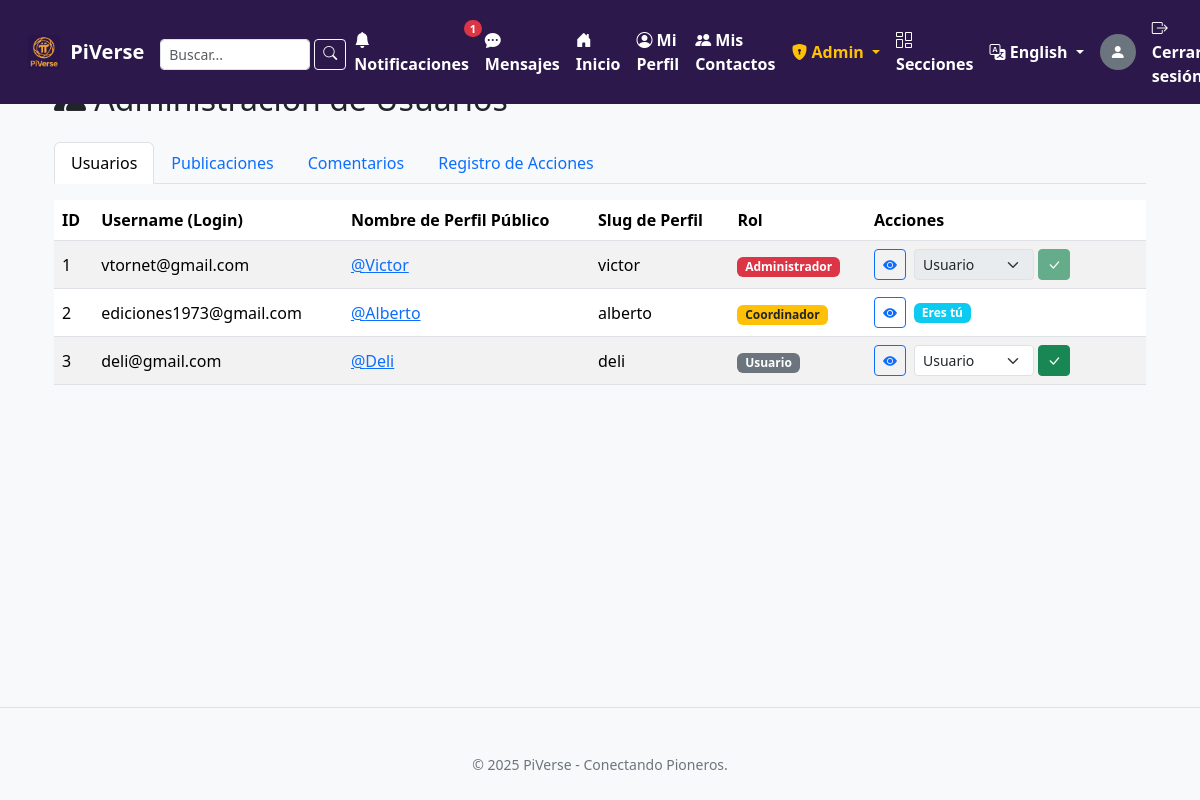
The app's page /admin/users (signed in), older data.
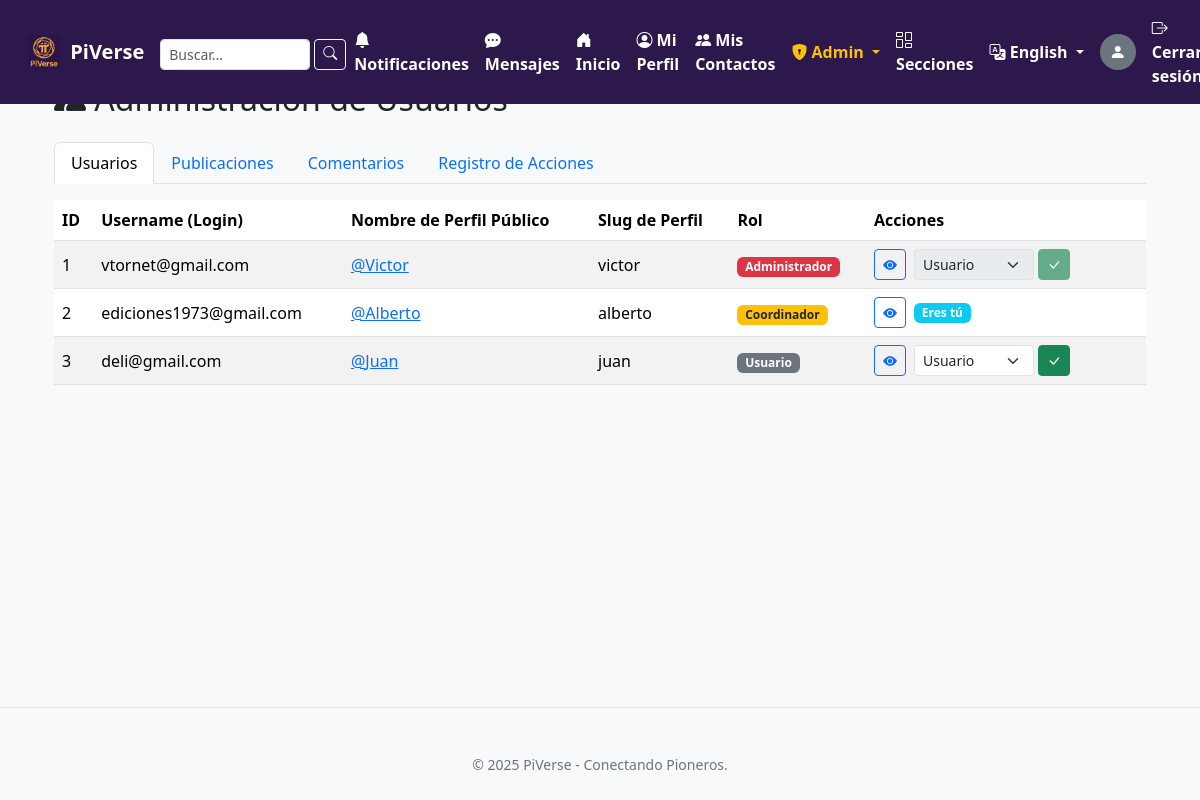
The same page, newer data.
### tables this page shows
CREATE TABLE profiles (
                id INTEGER PRIMARY KEY AUTOINCREMENT,
                user_id INTEGER UNIQUE NOT NULL,
                username TEXT UNIQUE, 
                bio TEXT,
                photo TEXT,
                slug TEXT UNIQUE, 
                FOREIGN KEY (user_id) REFERENCES users(id) ON DELETE CASCADE 
            );

CREATE TABLE users (
                id INTEGER PRIMARY KEY AUTOINCREMENT,
                username TEXT UNIQUE NOT NULL,
                password TEXT NOT NULL
            , is_admin_old INTEGER DEFAULT 0, role TEXT NOT NULL DEFAULT 'user', is_admin INTEGER DEFAULT 0);

### app.py (the view)
@app.route('/admin/users')
@coordinator_or_admin_required  # <--- CAMBIO DE DECORADOR
def admin_users_list():
    users_list = []
    with sqlite3.connect('users.db') as conn:
        conn.row_factory = sqlite3.Row
        c = conn.cursor()
        c.execute("SELECT role FROM users WHERE id = ?", (session['user_id'],))
        current_user_role = c.fetchone()['role']
        c.execute('''
            SELECT u.id, u.username AS login_username, u.role,
                   p.username AS profile_display_name, p.slug
            FROM users u
            LEFT JOIN profiles p ON u.id = p.user_id
            ORDER BY u.id ASC
        ''')
        users_list = c.fetchall()
    return render_template('admin/users_list.html', users_list=users_list, current_user_role=current_user_role)

### app.py (called while the page is built)
def select_current_locale():
    user_lang = session.get('language')
    if user_lang and user_lang in app.config['LANGUAGES'].keys():
        return user_lang
    if request:
        return request.accept_languages.best_match(app.config['LANGUAGES'].keys())
    return app.config['BABEL_DEFAULT_LOCALE']

def get_blocked_and_blocking_ids(user_id, c):
    excluded_ids = set()
    if not user_id:
        return excluded_ids
    c.execute("SELECT blocked_user_id FROM blocked_users WHERE blocker_user_id = ?", (user_id,))
    blocked_by_me = {row[0] for row in c.fetchall()}
    c.execute("SELECT blocker_user_id FROM blocked_users WHERE blocked_user_id = ?", (user_id,))
    blocked_me = {row[0] for row in c.fetchall()}
    excluded_ids.update(blocked_by_me)
    excluded_ids.update(blocked_me)
    return excluded_ids

### templates/admin/users_list.html (shortened to what the changed rows need)
{% extends "base.html" %}
{% block content %}
<div class="container mt-4">
    <div class="row mb-3">
        <div class="col">
            <h2> {{ _('Administración de Usuarios') }}</h2>
        </div>
    </div>
    {% if users_list %}
    <div class="table-responsive">
        <table class="table table-striped table-hover align-middle">
            <thead>
                <tr>
                    <th scope="col">ID</th>
                    <th scope="col">{{ _('Username (Login)') }}</th>
                    <th scope="col">{{ _('Nombre de Perfil Público') }}</th>
                    <th scope="col">{{ _('Slug de Perfil') }}</th>
                    <th scope="col">{{ _('Rol') }}</th>
                    <th scope="col" style="width: 280px;">{{ _('Acciones') }}</th>
                </tr>
            </thead>
            <tbody>
                {% for user in users_list %}
                <tr>
                    <td>{{ user.id }}</td>
                    <td>{{ user.login_username }}</td>
                    <td>
                        {% if user.profile_display_name %}
                            <a href="{{ url_for('ver_perfil', slug_perfil=user.slug if user.slug else '#') }}">@{{ user.profile_display_name }}</a>
                        {% else %}
                            <span class="text-muted fst-italic">{{ _('No establecido') }}</span>
                        {% endif %}
                    </td>
                    <td>{{ user.slug if user.slug else '-' }}</td>
                    <td>
                        {% if user.role == 'admin' %}
                            <span class="badge bg-danger">{{ _('Administrador') }}</span>
                        {% elif user.role == 'coordinator' %}
                            <span class="badge bg-warning text-dark">{{ _('Coordinador') }}</span>
                        {% elif user.role == 'moderator' %}
                            <span class="badge bg-primary">{{ _('Moderador') }}</span>
                        {% else %}
                            <span class="badge bg-secondary">{{ _('Usuario') }}</span>
                        {% endif %}
                    </td>
                    <td>
                        <div class="d-flex align-items-center">
                            <a href="{{ url_for('ver_perfil', slug_perfil=user.slug if user.slug else '#') }}" class="btn btn-sm btn-outline-primary" title="{{ _('Ver Perfil') }}"><i class="bi bi-eye-fill"></i></a>
                            {% if user.id != session.user_id %}
                            <form method="POST" action="{{ url_for('admin_set_user_role', user_id=user.id) }}" class="d-inline-flex align-items-center ms-2">
                                <select class="form-select form-select-sm me-1" name="role" style="width: auto;"
                                        {% if current_user_role == 'coordinator' and user.role in ['admin', 'coordinator'] %}disabled{% endif %}>
                                    <option value="user" {% if user.role == 'user' %}selected{% endif %}>{{ _('Usuario') }}</option>
                                </select>
                                <button type="submit" class="btn btn-sm btn-success" title="{{ _('Guardar Rol') }}"
                                        {% if current_user_role == 'coordinator' and user.role in ['admin', 'coordinator'] %}disabled{% endif %}>
                                    <i class="bi bi-check-lg"></i>
                                </button>
                            </form>
                            {% else %}
                            <span class="badge bg-info ms-2">{{ _('Eres tú') }}</span>
                            {% endif %}
                        </div>
                    </td>
                </tr>
                {% endfor %}
            </tbody>
        </table>
    </div>
    {% else %}
    <div class="alert alert-info" role="alert">
        {{ _('No se encontraron usuarios.') }}
    </div>
    {% endif %}
</div>
{% endblock %}

### templates/base.html (shortened to what the changed rows need)
<!DOCTYPE html>
<html lang="{{ current_locale.language if current_locale else 'es' }}">
<head>
    <link href="https://cdn.jsdelivr.net/npm/bootstrap@5.3.3/dist/css/bootstrap.min.css" rel="stylesheet">
    <link rel="stylesheet" href="https://cdn.jsdelivr.net/npm/bootstrap-icons@1.11.3/font/bootstrap-icons.min.css">
</head>
<body>
<div class="content-wrapper">
    <nav class="navbar navbar-expand-lg navbar-dark fixed-top px-3">
        <div class="container-fluid">
            <div class="collapse navbar-collapse" id="navbarNav">
                <ul class="navbar-nav ms-auto mb-2 mb-lg-0 align-items-center">
                    {% if 'user_id' in session %}
                        <li class="nav-item">
                            <form class="d-flex pt-1" method="GET" action="{{ url_for('search') }}" role="search">
                                <input class="form-control form-control-sm me-1" type="search" name="q" placeholder="{{ _('Buscar...') }}" aria-label="{{ _('Buscar') }}" style="width: 150px; height: 31px;">
                                <button class="btn btn-sm btn-outline-light" type="submit" style="height: 31px; line-height: 1.2;"><i class="bi bi-search"></i></button>
                            </form>
                        </li>
                        <li class="nav-item">
                            <a class="nav-link position-relative" href="{{ url_for('notificaciones') }}">
                                <i class="bi bi-bell-fill"></i> {{ _('Notificaciones') }}
                                <span class="badge rounded-pill bg-danger notification-badge {% if notificaciones_no_leidas_count == 0 %}d-none{% endif %}" id="notifications-count-badge">
                                    {{ notificaciones_no_leidas_count if notificaciones_no_leidas_count > 0 else '' }}
                                </span>
                            </a>
                        </li>
                        <li class="nav-item">
                            <a class="nav-link position-relative" href="{{ url_for('mensajes') }}">
                                <i class="bi bi-chat-dots-fill"></i> {{ _('Mensajes') }}
                            </a>
                        </li>
                        <li class="nav-item"><a class="nav-link" href="{{ url_for('feed') }}"><i class="bi bi-house-door-fill"></i> {{ _('Inicio') }}</a></li>
                        <li class="nav-item"><a class="nav-link" href="{{ url_for('profile') }}"><i class="bi bi-person-circle"></i> {{ _('Mi Perfil') }}</a></li>
                        <li class="nav-item"><a class="nav-link" href="{{ url_for('contactos') }}"><i class="bi bi-people-fill"></i> {{ _('Mis Contactos') }}</a></li>
                        {% if current_user_role in ['moderator', 'coordinator', 'admin'] %}
                        <li class="nav-item dropdown">
                            <a class="nav-link dropdown-toggle" href="#" id="adminDropdown" role="button" data-bs-toggle="dropdown" aria-expanded="false" style="color: #ffc107;">
                                <i class="bi bi-shield-lock-fill"></i> {{ _('Admin') }}
                            </a>
                        </li>
                        {% endif %}
                        <li class="nav-item">
                            <a class="nav-link" href="{{ url_for('sections_list') }}">
                                <i class="bi bi-columns-gap"></i> {{ _('Secciones') }}
                            </a>
                        </li>
                        <li class="nav-item dropdown">
                            <a class="nav-link dropdown-toggle" href="#" id="languageDropdown" role="button" data-bs-toggle="dropdown" aria-expanded="false">
                                <i class="bi bi-translate"></i>
                                {{ available_languages.get(current_locale, _('Idioma')) }}
                            </a>
                        </li>
                        <li class="nav-item me-2 ms-2">
                            {% if foto_usuario_actual %}
                                <a href="{{ url_for('profile') }}">
                                    <img src="{{ url_for('static', filename='uploads/' + foto_usuario_actual) }}" class="rounded-circle" style="width: 36px; height: 36px; object-fit: cover;" alt="{{ _('Foto de perfil de %(username)s', username=display_username_session) }}">
                                </a>
                            {% else %}
                                <a href="{{ url_for('profile') }}" class="text-decoration-none">
                                    <div class="rounded-circle bg-secondary d-flex justify-content-center align-items-center" style="width: 36px; height: 36px;" title="{{ _('Completar perfil') }}">
                                        <i class="bi bi-person-fill text-white"></i>
                                    </div>
                                </a>
                            {% endif %}
                        </li>
                        <li class="nav-item"><a class="nav-link" href="{{ url_for('logout') }}"><i class="bi bi-box-arrow-right"></i> {{ _('Cerrar sesión') }}</a></li>
                    {% endif %}
                </ul>
            </div>
        </div>
    </nav>
    <div class="container">
        {% block content %}{% endblock %}
    </div>
</div>
</body>
</html>

Row changes from the older to the newer data that the page shows:
removed profiles: id "3", login_username "deli@gmail.com", profile_display_name "Deli", slug "deli", role "Usuario"
added profiles: id "3", login_username "deli@gmail.com", profile_display_name "Juan", slug "juan", role "Usuario"
Text that changed along with them:
text no longer shown: "1"
